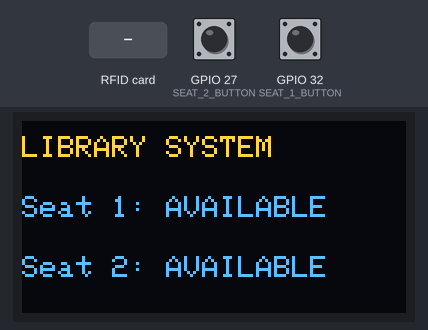
A sketch run on a simulated ESP32. Parts: 128×64 one-colour display. Inputs (shaded band) come from the test bench; at power-on: GPIO 27 (SEAT_2_BUTTON) HIGH, GPIO 32 (SEAT_1_BUTTON) HIGH. The OLED is the two-colour kind (top 16 rows yellow); WiFi joins after 1.5 s; servers stay silent unless stated; uploads are accepted with an empty reply; what the sketch prints to the serial monitor is not drawn.

Above: at 4.3 s.
4.4 s: RFID card 13 ED 8B C5 held to the reader
At 5.4 s:
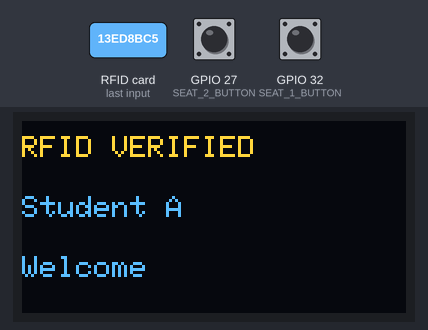
7.4 s: GPIO 27 (SEAT_2_BUTTON) pulled LOW for 1 s
At 7.8 s:
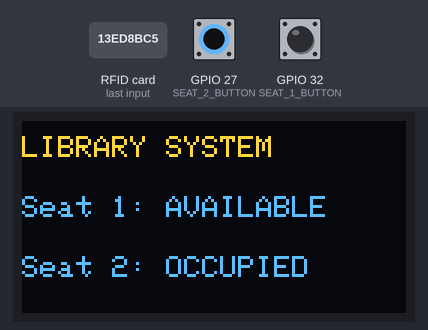
9.9 s: RFID card B3 61 D5 FA held to the reader
At 10.8 s:
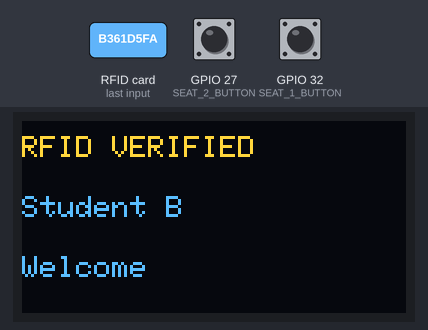
12.9 s: RFID card 5E 7A 19 C4 held to the reader
At 13.6 s:
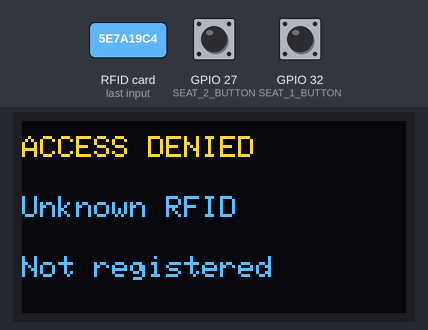
15.9 s: GPIO 32 (SEAT_1_BUTTON) pulled LOW for 1 s
At 16.7 s:
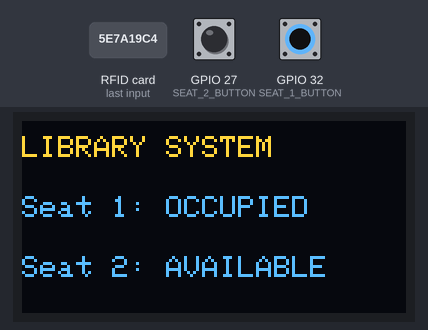
18.4 s: GPIO 32 (SEAT_1_BUTTON) pulled LOW for 3.2 s
Timing chart, 0 to 21.4 s (numbered marks = the images above; inputs shaded):
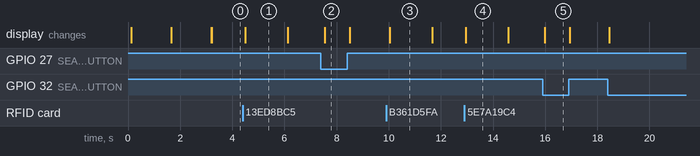

The sketch:

sketch_oct23a.ino
```cpp
#include <WiFi.h>
#include <HTTPClient.h>
#include <SPI.h>
#include <MFRC522.h>
#include <Wire.h>
#include <Adafruit_GFX.h>
#include <Adafruit_SSD1306.h>

// ---------- WIFI ----------
const char* WIFI_SSID = "Dhruvam's Galaxy M31s";
const char* WIFI_PASSWORD = "hizs9370";

// Replace with your computer's CURRENT IPv4 address
const char* SERVER_URL =
  "http://10.71.204.108:8000/api/hardware/test-seats";

// Must match the backend's ESP32_API_KEY
const char* DEVICE_KEY =
  "SmartLibrary_ESP32_2026_SecureKey_9x7Q";

const char* DEVICE_ID = "smart-library-esp32-01";

// ---------- RFID ----------
#define SS_PIN 21
#define RST_PIN 22
MFRC522 rfid(SS_PIN, RST_PIN);

// ---------- BUTTONS ----------
#define SEAT_1_BUTTON 32
#define SEAT_2_BUTTON 27

// ---------- OLED ----------
#define SCREEN_WIDTH 128
#define SCREEN_HEIGHT 64

Adafruit_SSD1306 display(
  SCREEN_WIDTH, SCREEN_HEIGHT, &Wire, -1
);

unsigned long lastUpload = 0;
const unsigned long UPLOAD_INTERVAL = 2000;

// ---------- OLED ----------
void showScreen(String line1, String line2, String line3) {
  display.clearDisplay();
  display.setTextSize(1);
  display.setTextColor(SSD1306_WHITE);

  display.setCursor(0, 5);
  display.println(line1);

  display.setCursor(0, 25);
  display.println(line2);

  display.setCursor(0, 45);
  display.println(line3);

  display.display();
}

// ---------- RFID UID ----------
String getUID() {
  String uid = "";

  for (byte i = 0; i < rfid.uid.size; i++) {
    if (rfid.uid.uidByte[i] < 0x10) {
      uid += "0";
    }

    uid += String(rfid.uid.uidByte[i], HEX);

    if (i < rfid.uid.size - 1) {
      uid += ":";
    }
  }

  uid.toUpperCase();
  return uid;
}

// ---------- WIFI ----------
void connectWiFi() {
  WiFi.mode(WIFI_STA);
  WiFi.begin(WIFI_SSID, WIFI_PASSWORD);

  showScreen("Connecting WiFi", "Please wait", "");

  Serial.print("Connecting to WiFi");

  unsigned long start = millis();

  while (WiFi.status() != WL_CONNECTED &&
         millis() - start < 20000) {
    delay(500);
    Serial.print(".");
  }

  Serial.println();

  if (WiFi.status() == WL_CONNECTED) {
    Serial.println("WiFi connected");
    Serial.print("ESP32 IP: ");
    Serial.println(WiFi.localIP());

    showScreen(
      "WiFi Connected",
      WiFi.localIP().toString(),
      "Library Ready"
    );
    delay(1500);
  } else {
    Serial.println("WiFi connection failed");
    showScreen("WiFi Failed", "Check credentials", "");
  }
}

// ---------- BACKEND SEAT SYNC ----------
void sendSeatStatus(bool seat1Occupied,
                    bool seat2Occupied) {
  if (WiFi.status() != WL_CONNECTED) {
    Serial.println("WiFi disconnected; reconnecting");
    WiFi.reconnect();
    return;
  }

  HTTPClient http;
  http.setTimeout(3000);

  if (!http.begin(SERVER_URL)) {
    Serial.println("HTTP initialization failed");
    return;
  }

  http.addHeader("Content-Type", "application/json");
  http.addHeader("X-Device-Key", DEVICE_KEY);

  // Exact fields expected by SeatTestStatus in main.py
  String payload = "{";
  payload += "\"device_id\":\"";
  payload += DEVICE_ID;
  payload += "\",\"seat_a_occupied\":";
  payload += (seat1Occupied ? "true" : "false");
  payload += ",\"seat_b_occupied\":";
  payload += (seat2Occupied ? "true" : "false");
  payload += "}";

  Serial.println("Uploading seat status...");
  Serial.println(payload);

  int code = http.POST(payload);

  if (code > 0) {
    Serial.printf("HTTP status: %d\n", code);
    Serial.println(http.getString());
  } else {
    Serial.print("HTTP error: ");
    Serial.println(http.errorToString(code));
  }

  http.end();
}

// ---------- SETUP ----------
void setup() {
  Serial.begin(115200);

  pinMode(SEAT_1_BUTTON, INPUT_PULLUP);
  pinMode(SEAT_2_BUTTON, INPUT_PULLUP);

  Wire.begin(16, 17);

  if (!display.begin(SSD1306_SWITCHCAPVCC, 0x3C)) {
    Serial.println("OLED NOT FOUND");
    while (true) delay(1000);
  }

  SPI.begin(18, 19, 23, SS_PIN);
  rfid.PCD_Init();

  showScreen("LIBRARY SYSTEM", "Starting...", "");
  connectWiFi();

  showScreen("LIBRARY SYSTEM", "Hardware Ready",
             "Scan RFID Tag");
}

// ---------- MAIN LOOP ----------
void loop() {
  bool seat1Occupied =
      digitalRead(SEAT_1_BUTTON) == LOW;

  bool seat2Occupied =
      digitalRead(SEAT_2_BUTTON) == LOW;

  String seat1Status = seat1Occupied
      ? "Seat 1: OCCUPIED"
      : "Seat 1: AVAILABLE";

  String seat2Status = seat2Occupied
      ? "Seat 2: OCCUPIED"
      : "Seat 2: AVAILABLE";

  showScreen("LIBRARY SYSTEM",
             seat1Status,
             seat2Status);

  // Upload both physical readings every two seconds
  if (millis() - lastUpload >= UPLOAD_INTERVAL) {
    lastUpload = millis();
    sendSeatStatus(seat1Occupied, seat2Occupied);
  }

  // RFID verification remains local in this version
  if (rfid.PICC_IsNewCardPresent() &&
      rfid.PICC_ReadCardSerial()) {

    String uid = getUID();

    Serial.print("Scanned UID: ");
    Serial.println(uid);

    if (uid == "13:ED:8B:C5") {
      showScreen("RFID VERIFIED",
                 "Student A",
                 "Welcome");
    }
    else if (uid == "B3:61:D5:FA") {
      showScreen("RFID VERIFIED",
                 "Student B",
                 "Welcome");
    }
    else {
      showScreen("ACCESS DENIED",
                 "Unknown RFID",
                 "Not registered");
    }

    rfid.PICC_HaltA();
    rfid.PCD_StopCrypto1();

    delay(1500);
  }

  if (WiFi.status() != WL_CONNECTED) {
    WiFi.reconnect();
  }

  delay(100);
}
```

Measured:
- after the input at 4.4 s, the display: changes after 0.10 s (image 1)
- after the input at 7.4 s, the display: changes after 0.14 s (image 2)
- after the input at 9.9 s, the display: changes after 0.13 s (image 3)
- after the input at 12.9 s, the display: changes after 0.05 s (image 4)
- after the input at 15.9 s, the display: changes after 0.09 s (image 5)
- what the display in image 1 shows lasts 1.6 s, from 4.5 s to 6.1 s
